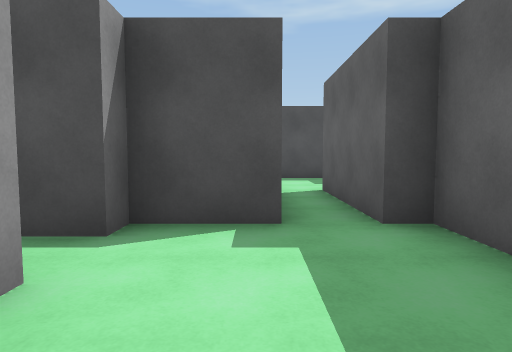
view 1 (above)

16 first-person views from a walk through a 3-D level made in the Unity game engine. The camera is 1.4 m above the floor, tilts 4° down and sees 75° across. The floor is counted in squares, 2 m on a side. Each view is taken from the middle of a square. On the plan, view 1 faces up. The plan holds only what a view shows up to about 10 squares ahead; the rest is blank. The place goes on beyond the plan. The player is left out.

view 2
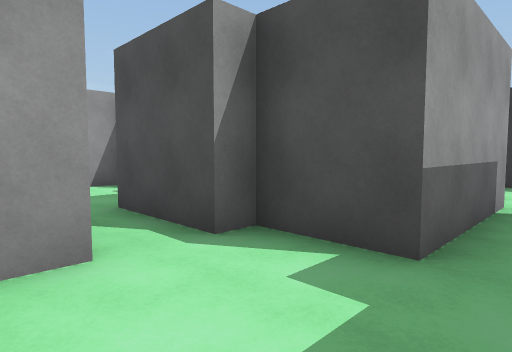

view 3
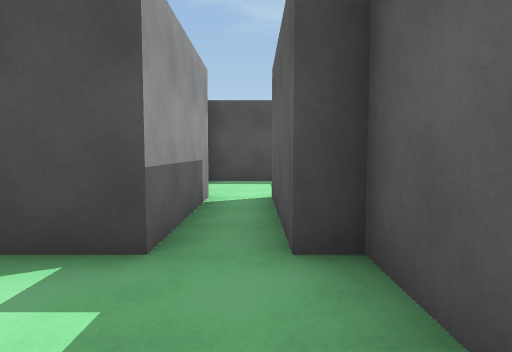

view 4
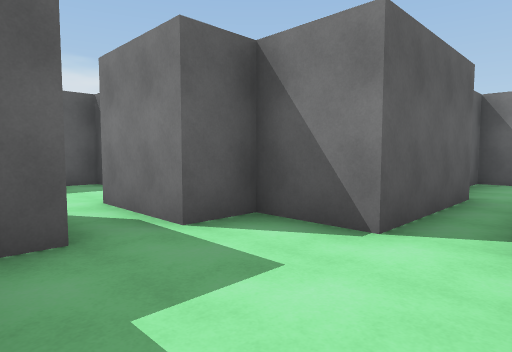

view 5
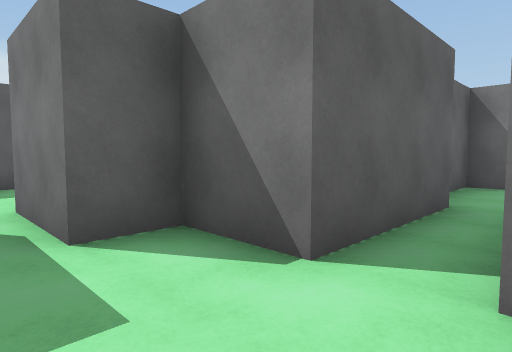

view 6
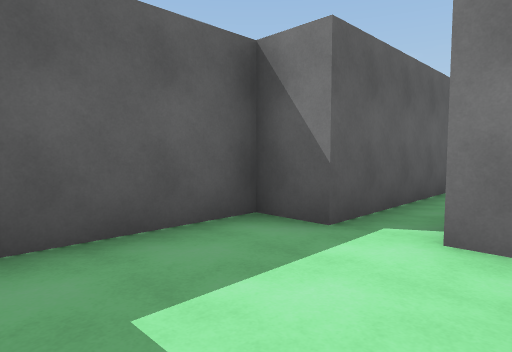

view 7
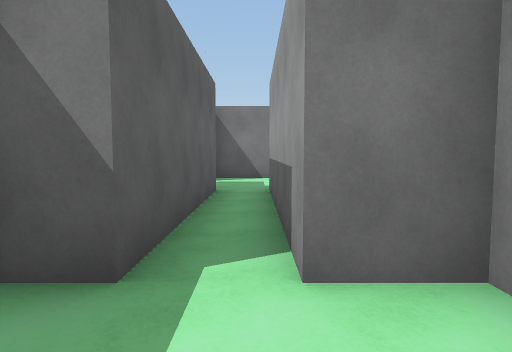

view 8
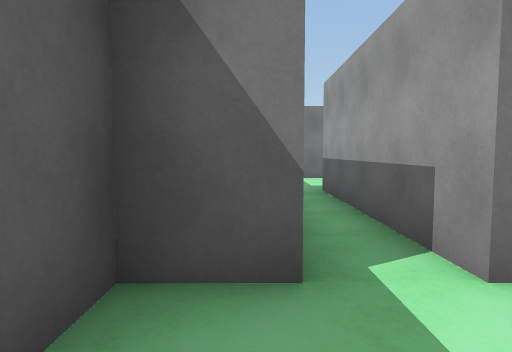

view 9
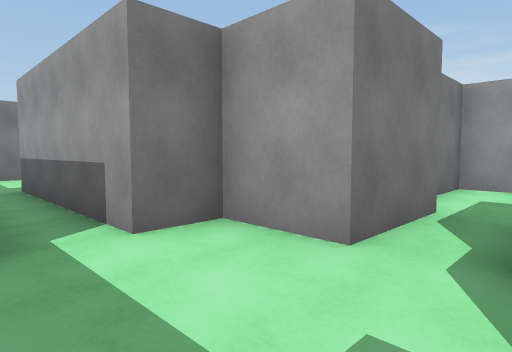

view 10
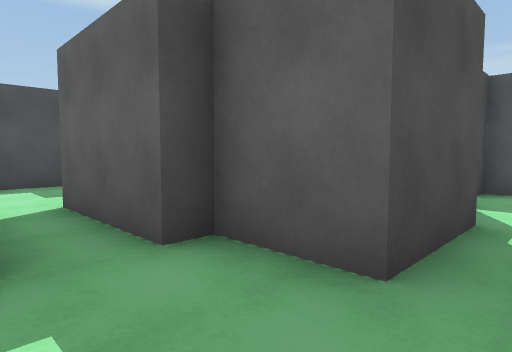

view 11
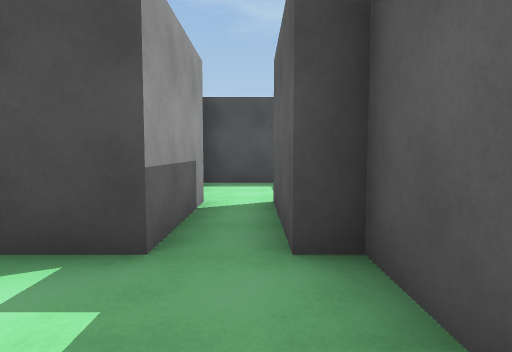

view 12
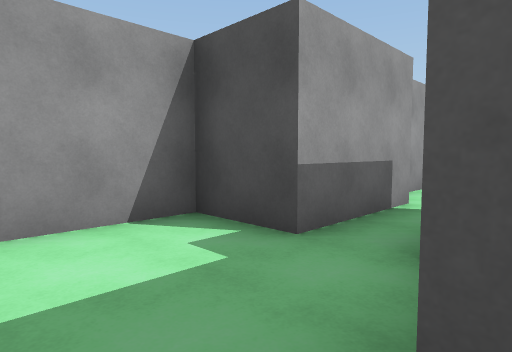

view 13
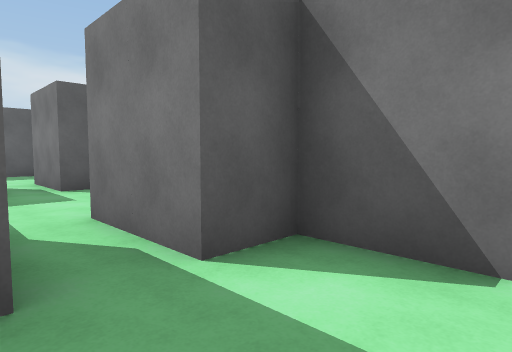

view 14
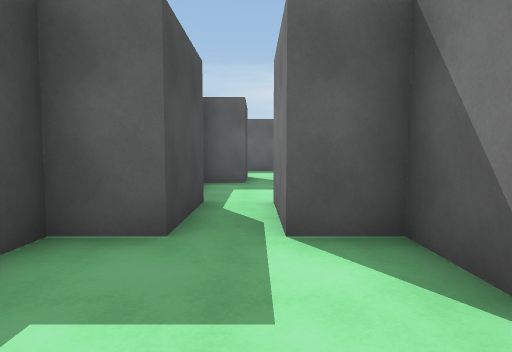

view 15
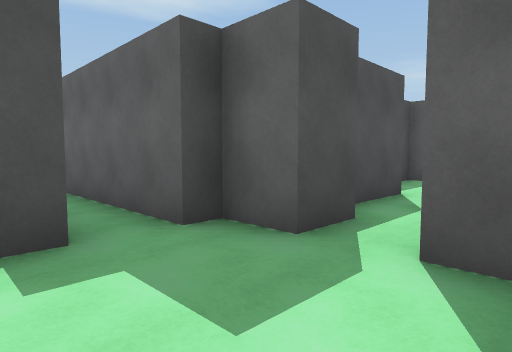

view 16
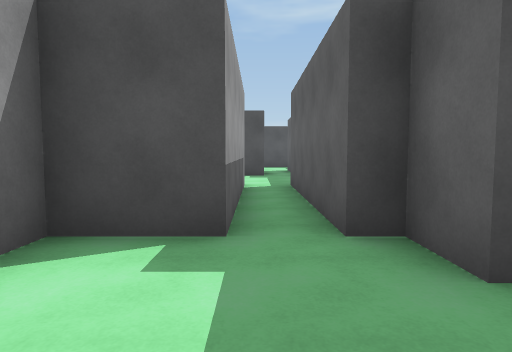

### Floor plan
Points are (right, up) in squares from view 1. A wall is a line through its corners. A room is listed if a view was taken in it or the views show most of it. See-through windows are left out.
Room 1 (views 1, 15, 16)
walls: (1.3, -6.8) (1.3, -6.2); (-0.9, -7.2) (1.1, -7.2); (2.4, -5.3) (1.3, -5.3) (1.3, -4.3) (0.7, -4.3) (0.7, 0.2); (-0.3, 0.2) (-0.3, -4.3) (-1.7, -4.3) (-1.7, -4.9)
ways out: opening at (0, 0) to room 2; opening at (2, -6)
Room 2 (views 2, 3, 6, 7, 8, 9)
walls: (-1.2, 1.8) (-1.2, 0.2) (-0.3, 0.2); (0.7, 0.2) (1.7, 0.2) (1.7, 3.3) (1.3, 3.3) (1.3, 6.2); (0.3, 6.2) (0.3, 3.3) (-1.2, 3.3) (-1.2, 2.8)
ways out: opening at (0, 0) to room 1; opening at (1, 6) to room 3; opening at (-2.5, 2) to room 4
Room 3 (views 4, 5)
walls: (1.9, 9.2) (-0.2, 9.2); (2.7, 8.1) (2.7, 9.2); (1.3, 6.2) (2.7, 6.2) (2.7, 7.2) (4.8, 7.2); (4.5, 8.2) (3.4, 8.2)
ways out: opening at (1, 6) to room 2; opening at (-1.5, 8) to room 5; opening at (3.5, 8)
Room 4 (views 10, 11, 12)
walls: (-3.4, 1.8) (-1.2, 1.8); (-1.2, 2.8) (-3.2, 2.8) (-3.2, 4.3) (-3.7, 4.3) (-3.7, 6.7); (-4.7, 6.9) (-4.7, 4.3) (-6.2, 4.3) (-6.2, 1.3) (-4.9, 1.3)
ways out: opening at (-2.5, 2) to room 2; opening at (-4, 5.5) to room 5
Room 5 (views 13, 14)
walls: (-3.7, 6.7) (-2.3, 6.7) (-2.3, 7.7) (-0.2, 7.7); (-5.2, 8.8) (-5.2, 8); (-0.2, 8.7) (-2.3, 8.7) (-2.3, 9.7) (-5.2, 9.7)
ways out: opening at (-1.5, 8) to room 3; opening at (-4, 5.5) to room 4

Positions as (right, up) in squares from view 1, and headings:
1: (0, 0), facing up
2: (1, 1), facing up-left
3: (1, 1), facing up
4: (0, 9), facing down-right
5: (0, 8), facing down-right
6: (-1, 3), facing down-right
7: (0, 2), facing down
8: (1, 2), facing down
9: (1, 3), facing down-left
10: (-5, 2), facing up-right
11: (-4, 2), facing up
12: (-3, 2), facing up-left
13: (-4, 9), facing down-right
14: (-5, 8), facing right
15: (-1, -7), facing up-right
16: (0, -7), facing up
